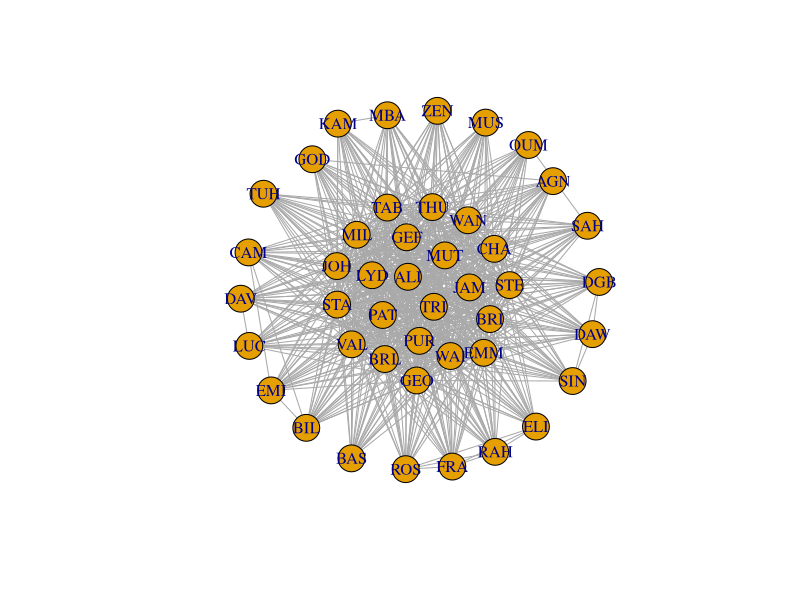
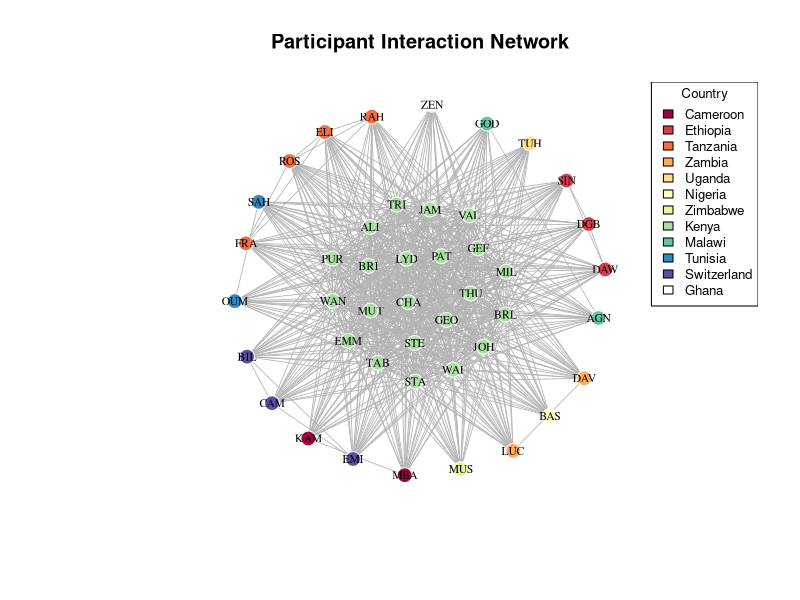
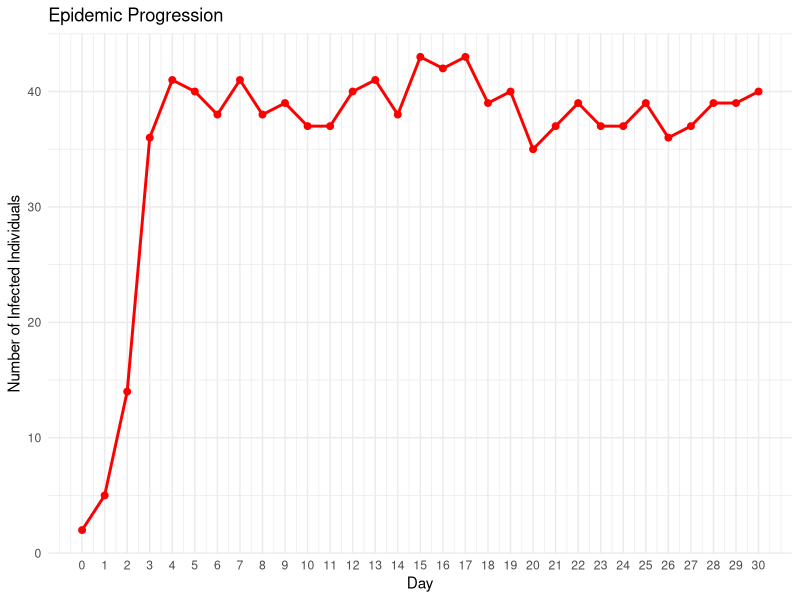
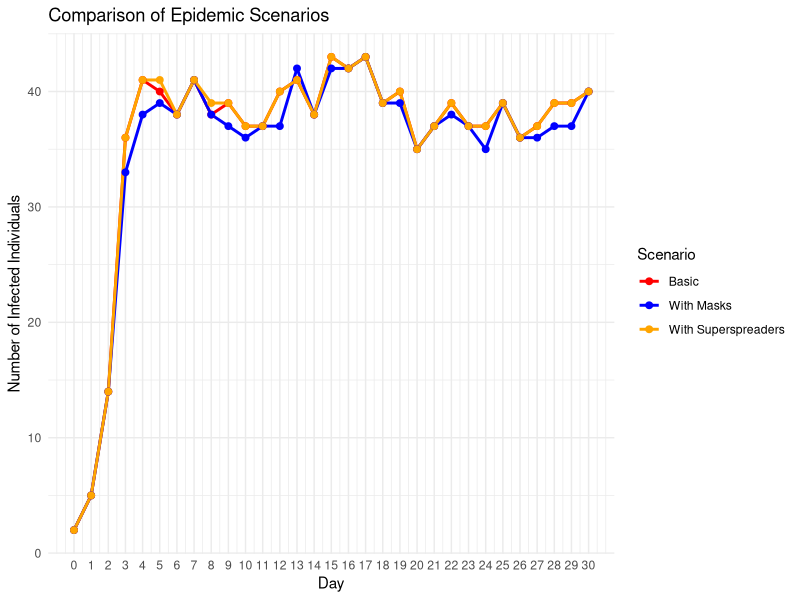
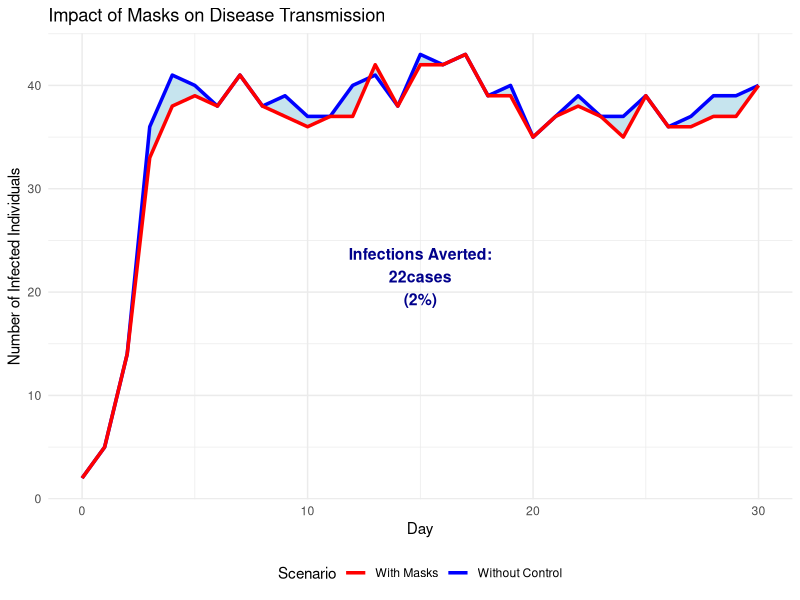
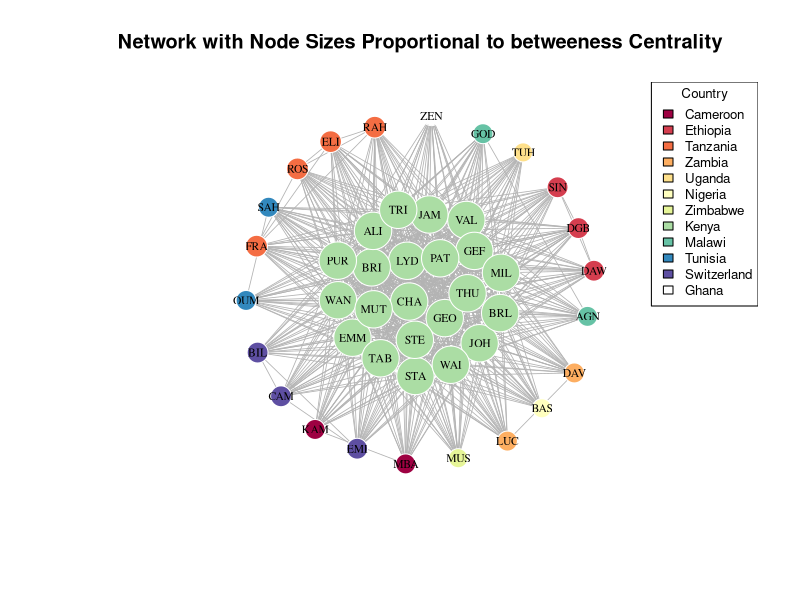
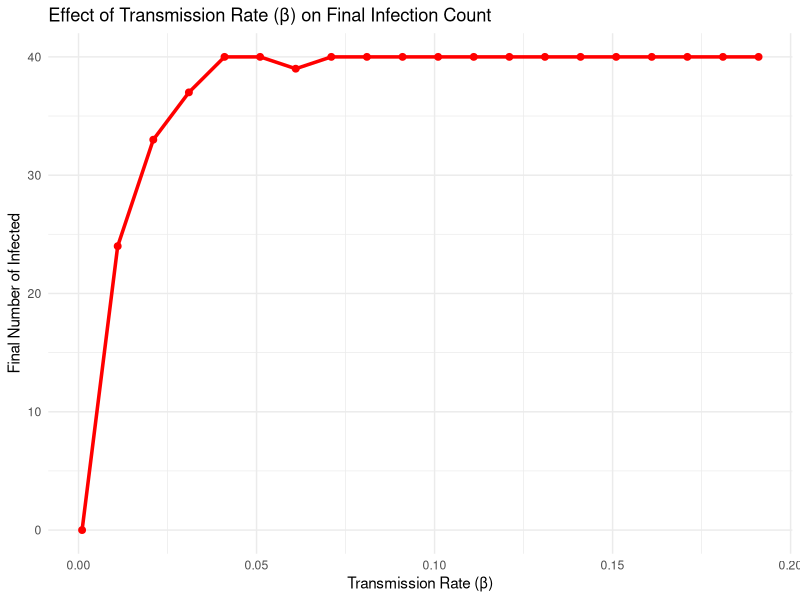
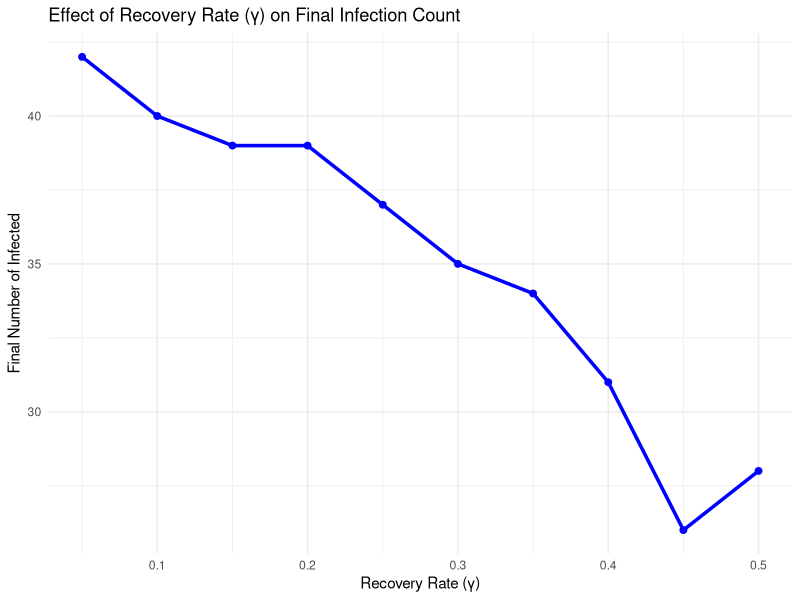

Here is the R script that generated these plots, in order:
###### The following exercise ####
##Network Analysis and SIS Epidemic Model##

####Project Description####

##This project introduces the intersection of network analysis and epidemic modeling through a hands-on exploration of disease transmission dynamics. Using a dataset of participants from various countries attending a Malaria Modelling modular program in Nairobi, Kenya, participants learn to construct social networks based on participants interaction patterns and simulate disease spread using a Susceptible-Infected-Susceptible (SIS) model.

##The project aims to demonstrate how network structure influences epidemic outcomes by modeling connections between individuals from the same countries, with Kenya serving as a hub connecting participants from different nations. The aim is to explore key epidemiological concepts including transmission rates (β), recovery rates (γ), and intervention strategies like wearing masks and identification of superspreaders.

##Through this practical exercise, participants should gain a hands-on experience with network visualization, epidemic simulation, and quantitative analysis of public health interventions. The goals is to emphasize applications by examining scenarios such as the impact of protective measures introduced mid-outbreak and the role of highly connected individuals in accelerating disease spread.

##Exercises are presented at the end of this tutorial

##############################################################################

#Packages for this work
library(igraph) # For graphs
library(ggplot2) # For plots
library(dplyr) # For manipulation
library(RColorBrewer) # For colours

##Create the dataset - participants, and their country of origin.
data <- data.frame( Participant = c("KAM", "SIN", "RAH", "DAW", "LUC", "TUH", "BAS", "MBA", "MUS", "DAV", "CHA", "EMM", "LYD", "VAL", "GOD", "AGN", "ROS", "FRA", "JAM", "DGB", "ELI", "WAN", "MUT", "GEO", "GEF", "SAH", "PAT", "TAB", "BRI", "STA", "OUM", "STE", "THU", "EMI", "CAM", "ZEN", "BIL", "JOH", "ALI", "PUR", "WAI", "MIL", "BRL", "TRI"),  Country = c("Cameroon", "Ethiopia", "Tanzania", "Ethiopia", "Zambia", "Uganda", "Nigeria", "Cameroon", "Zimbabwe", "Zambia", "Kenya", "Kenya", "Kenya", "Kenya", "Malawi", "Malawi", "Tanzania", "Tanzania", "Kenya", "Ethiopia", "Tanzania", "Kenya", "Kenya", "Kenya", "Kenya", "Tunisia", "Kenya", "Kenya", "Kenya", "Kenya", "Tunisia", "Kenya", "Kenya", "Switzerland", "Switzerland", "Ghana", "Switzerland", "Kenya", "Kenya", "Kenya", "Kenya", "Kenya", "Kenya", "Kenya"))

#####PART 1. NETWORK CONSTRUCION ####

##Remember Networks are based on matrices - adjacency matrix defines who is connected to whom.
##Create an adjacency matrix based on connection rules: 
#a) People from same country are connected; 
#b) Non-Kenyans are also connected to Kenyans. 
create_network <- function(data) {
    n <- nrow(data)
    adj_matrix <- matrix(0, n, n)
    rownames(adj_matrix) <- colnames(adj_matrix) <- data$Participant
    
    for(i in 1:n) {
        for(j in 1:n) {
            if(i != j) {
                ##Same country connect
                if(data$Country[i] == data$Country[j]) {
                    adj_matrix[i,j] <- 1
                }
                ##Non-Kenyans connect to Kenyans
                else if(data$Country[i] != "Kenya" & data$Country[j] == "Kenya") {
                    adj_matrix[i,j] <- 1
                }
                else if(data$Country[i] == "Kenya" & data$Country[j] != "Kenya") {
                    adj_matrix[i,j] <- 1
                }
            }
        }
    }
    return(adj_matrix)
}

##Create the network and add attributes - what is an attribute?

adj_matrix <- create_network(data) ### Explore the adjacency 
g <- graph_from_adjacency_matrix(adj_matrix, mode = "undirected") #What does undirected mean? How does it differ from a directed graph?

##Add attributes
V(g)$country <- data$Country
V(g)$name <- data$Participant
plot(g)
##Create and visualize the network
plot_network <- function(g, data) {
    ##Color nodes by country
    countries <- unique(data$Country)
    colors <- RColorBrewer::brewer.pal(min(length(countries), 11), "Spectral")
    country_colors <- setNames(colors[1:length(countries)], countries)
    
    ##Set vertex colors using the country attribute
    V(g)$color <- country_colors[V(g)$country]
    
    ##Set the graph layout - there are many layouts - please explore them
    set.seed(123)
    layout <- layout_with_fr(g)
  
    ##Plot
    plot(g,
         layout = layout,
         vertex.size = 8,
         vertex.label = V(g)$name,  # Explicitly use vertex names - what if you don't want to have people's names on the vertices? How would you modify this?
         vertex.label.cex = 0.7,
         vertex.label.color = "black",
         vertex.frame.color = "white",
         edge.color = "gray70",
         edge.width = 0.8,
         main = "Participant Interaction Network")
    
    ##Add legend - you can change position or text size
    legend("topright", legend = countries, fill = country_colors, cex = 0.8, title = "Country")
}

###Plot the network
plot_network(g, data)


##############################################################################
###Now you have a network - what is it showing? Why circle? Are there other things you can explore from this?

###You can stop here - and explore the network parameters - density, degree (in/out degree), betweenness and other centrality metrics.

####What type of questions can one explore with network analysis####
##What is my outcome of analysis?
# • Node-level
# • Edge-level
# • Network structure and topology (as a whole)
# • Process (sequence of events
##Outcome variables
# • Traits of nodes (e.g., Disease state)– Do nodes of different classes have different attributes?– Do connectivity and network position determine infection risk?
#   • Edge values– What determines whether two nodes are linked?– Do linked nodes share certain attributes?
#   • Network topology– What determines the structure of networks?– Does infection influence network structure?
#   • Transmission processes– Does the spread of a pathogen depend on network structure?– Simulation modeling

####Part 2 -SIS Epidemic Modelling ####
sis_model <- function(adj_matrix, beta, gamma, initial_infected, days, superspreaders = NULL, mask_day = NULL, mask_efficacy = 0.3) {
    n <- nrow(adj_matrix)
    participants <- rownames(adj_matrix)
    
    ##Initialize states: 0 = Susceptible, 1 = Infected
    states <- matrix(0, nrow = days + 1, ncol = n)
    colnames(states) <- participants
    
    ##Set initial infected
    states[1, initial_infected] <- 1
    
    ##Track daily infections for incidence calculation
    daily_new_infections <- rep(0, days + 1)
    
    ##Superspreaders - who is a suer spreader?
    ss_multiplier <- rep(1, n)
    if(!is.null(superspreaders)) {
        ss_idx <- which(participants %in% superspreaders)
        ss_multiplier[ss_idx] <- 5  # 5x transmission rate
    }
    
    for(day in 1:days) {
        current_state <- states[day, ]
        new_state <- current_state
        new_infections <- 0
        
        ##Apply Intervention - masking effect if applicable
        current_beta <- beta
        if(!is.null(mask_day) && day >= mask_day) {
            current_beta <- beta * (1 - mask_efficacy)
        }
        
        for(i in 1:n) {
            if(current_state[i] == 0) {  # If susceptible
                ##Calculate infection probability from infected neighbors
                infected_neighbors <- which(current_state == 1 & adj_matrix[i, ] == 1)
                if(length(infected_neighbors) > 0) {
                    ##Calculate total force of infection
                    total_force <- 0
                    for(neighbor in infected_neighbors) {
                        total_force <- total_force + current_beta * ss_multiplier[neighbor]
                    }
                    
                    ##Probability of infection (1 - probability of avoiding all infections)
                    prob_infection <- 1 - exp(-total_force)
                    if(runif(1) < prob_infection) {
                        new_state[i] <- 1
                        new_infections <- new_infections + 1
                    }
                }
            } else {  ##If infected
                ##Recovery
                if(runif(1) < gamma) {
                    new_state[i] <- 0
                }
            }
        }
        states[day + 1, ] <- new_state
        daily_new_infections[day + 1] <- new_infections
    }
    
    return(list(states = states, daily_new_infections = daily_new_infections))
}

###3 - SIMULATIONS

# Set parameters
beta <- 0.101
gamma <- 0.1
days <- 30

##Find participant indices
zeinabu_idx <- which(data$Participant == "ZEN")
agnes_idx <- which(data$Participant == "AGN")
initial_infected <- c("ZEN", "AGN")

##Scenario 1: Basic SIS model
set.seed(42)
result1 <- sis_model(adj_matrix, beta, gamma, initial_infected, days) #Explore

##Scenario 2: With masks from day 3
set.seed(42)
result2 <- sis_model(adj_matrix, beta, gamma, initial_infected, days, mask_day = 3)

##Scenario 3: With superspreaders
superspreaders <- c("BAS", "BIL", "MUT", "PUR") #Are these the superspreaders? Who is a superspreader? What criteria do we use to identify a superspreader? Hint: Network metrics. 
set.seed(42)
result3 <- sis_model(adj_matrix, beta, gamma, initial_infected, days, superspreaders = superspreaders)

####Part 4. ANALYSIS AND RESULTS ####

##Epidemic Results

# a) Number of infected on days 2, 4, 8
infected_day2 <- sum(result1$states[3, ])  # Day 2 (row 3, 0-indexed)
infected_day4 <- sum(result1$states[5, ])  # Day 4
infected_day5 <- sum(result1$states[5, ])  # Day 5
infected_day8 <- sum(result1$states[9, ])  # Day 8

cat("a) Number of infected individuals:\n")
cat("   Day 2:", infected_day2, "people\n")
cat("   Day 4:", infected_day4, "people\n")
cat("   Day 8:", infected_day8, "people\n\n")

# b) Incidence at day 8
incidence_day8 <- result1$daily_new_infections[5]
cat("b) Incidence on Day 5:", incidence_day8, "new infections\n\n")

# c) Infections averted with masks
infected_day5_masks <- sum(result2$states[5, ])
infections_averted <- infected_day5 - infected_day5_masks
cat("c) With masks from Day 5:\n")
cat("   Infections on Day 5 with masks:", infected_day5_masks, "\n")
cat("   Infections averted:", infections_averted, "\n\n")

# d) Network metrics
cat("d) Network Metrics:\n")

# i) Density
density_val <- edge_density(g)
cat("   i) Network density:", round(density_val, 3), "\n")

# ii) Superspreader analysis
cat("   ii) Superspreader analysis:\n")
infected_normal <- sum(result1$states[6, ])
infected_superspreaders <- sum(result3$states[6, ])
cat("       Without superspreaders: ", infected_normal, " infected\n")
cat("       With superspreaders: ", infected_superspreaders, " infected\n")
cat("       Additional infections from superspreaders: ", infected_superspreaders - infected_normal, "\n")

## iii) Effect of interaction rate changes
cat("   iii) Effect of changing interaction rates:\n")
betas <- c(0.01, 0.02, 0.03, 0.04, 0.05)
final_infected <- numeric(length(betas))

for(i in seq_along(betas)) {
    set.seed(42)
    temp_result <- sis_model(adj_matrix, betas[i], gamma, initial_infected, days)
    final_infected[i] <- sum(temp_result$states[6, ])
}

beta_results <- data.frame(Beta = betas, Final_Infected = final_infected)
print(beta_results)

####Part 5. VISUALIZATION OF EPIDEMIC PROGRESSION ####
plot_epidemic <- function(states) {
    days <- nrow(states) - 1
    infected_counts <- rowSums(states)
    
    df <- data.frame(
        Day = 0:days,
        Infected = infected_counts
    )
    
    ggplot(df, aes(x = Day, y = Infected)) +
        geom_line(color = "red", size = 1) +
        geom_point(color = "red", size = 2) +
        labs(title = "Epidemic Progression",
             x = "Day",
             y = "Number of Infected Individuals") +
        theme_minimal() +
        scale_x_continuous(breaks = 0:days)
}

##Plot epidemic progression
print(plot_epidemic(result1$states))

##Comparison plot
compare_df <- data.frame(
    Day = rep(0:days, 3),
    Infected = c(rowSums(result1$states), rowSums(result2$states), rowSums(result3$states)),
    Scenario = rep(c("Basic", "With Masks", "With Superspreaders"), each = days + 1)
)

comparison_plot <- ggplot(compare_df, aes(x = Day, y = Infected, color = Scenario)) +
    geom_line(size = 1) +
    geom_point(size = 2) +
    labs(title = "Comparison of Epidemic Scenarios",
         x = "Day",
         y = "Number of Infected Individuals") +
    theme_minimal() +
    scale_x_continuous(breaks = 0:days) +
    scale_color_manual(values = c("red", "blue", "orange"))

print(comparison_plot)

##Enhanced infections averted visualization as a shaded area
plot_infections_averted <- function(result_no_control, result_with_control, intervention_name = "Intervention") {
    days <- nrow(result_no_control$states) - 1
    
    ##Calculate infections for both scenarios
    no_control <- rowSums(result_no_control$states)
    with_control <- rowSums(result_with_control$states)
    
    ##Calculate total infections averted
    total_averted <- sum(no_control) - sum(with_control)
    percentage_averted <- round((total_averted / sum(no_control)) * 100, 1)
    
    ##Create data frame
    df <- data.frame(
        Day = 0:days,
        No_Control = no_control,
        With_Control = with_control
    )
    ##Plot
    p <- ggplot(df, aes(x = Day)) +
        ##Shaded area between curves
        geom_ribbon(aes(ymin = With_Control, ymax = No_Control),
                    fill = "lightblue", alpha = 0.7) +
        ##Lines for both scenarios
        geom_line(aes(y = No_Control, color = "Without Control"), size = 1.2) +
        geom_line(aes(y = With_Control, color = paste("With", intervention_name)), size = 1.2) +
        ##Add text annotation in shaded area
        annotate("text", x = days/2, y = max(no_control)/2, 
                 label = paste("Infections Averted:\n", total_averted, "cases\n(", percentage_averted, "%)", sep = ""), size = 4, fontface = "bold", color = "darkblue") +
        labs(title = paste("Impact of", intervention_name, "on Disease Transmission"), x = "Day", y = "Number of Infected Individuals", color = "Scenario") +
        theme_minimal() +
        scale_color_manual(values = c("red", "blue")) +
        theme(legend.position = "bottom")
    return(p)
}

##Show infections averted with masks
print(plot_infections_averted(result1, result2, "Masks"))

##Summary
cat("Network has", vcount(g), "participants and", ecount(g), "connections\n")
cat("Density:", round(density_val, 3), "- indicates a", 
    ifelse(density_val > 0.5, "highly", "moderately"), "connected network\n")

##############################################################################
##EXERCISE AND SOLUTIONS##

##Exercise 1: Network Exploration and Visualization

cat("\n=== EXERCISE 1: NETWORK EXPLORATION ===\n")

## a). Modify the network to show node sizes proportional to degree centrality
plot_network_degree <- function(g, data) {
    ##Calculate degree centrality
    betweenness<- degree(g)
    
    ##Color nodes by country
    countries <- unique(data$Country)
    colors <- RColorBrewer::brewer.pal(min(length(countries), 11), "Spectral")
    country_colors <- setNames(colors[1:length(countries)], countries)
    V(g)$color <- country_colors[V(g)$country]
    
    ##Layout
    set.seed(123)
    layout <- layout_with_fr(g)
    
    ##Plot with node sizes proportional to degree
    plot(g, 
         layout = layout,
         vertex.size = betweenness * 0.5,  # Scale degree for visibility
         vertex.label = V(g)$name,
         vertex.label.cex = 0.7,
         vertex.label.color = "black",
         vertex.frame.color = "white",
         edge.color = "gray70",
         edge.width = 0.8,
         main = "Network with Node Sizes Proportional to betweeness Centrality")
    
    legend("topright", legend = countries, fill = country_colors, cex = 0.8, title = "Country")
}

plot_network_degree(g, data)

###Exercise 1.1- What is betweenness centrality. Redraw the network with node sizes proportional to the node betweenness. How does this differ from degree centrality?

## b). Calculate and compare degree centrality for Kenya vs other countries
degrees <- degree(g)
kenya_degrees <- degrees[data$Country == "Kenya"]
other_degrees <- degrees[data$Country != "Kenya"]

cat("b) Degree Centrality Comparison:\n")
cat("   Kenya participants - Mean degree:", round(mean(kenya_degrees), 2), "\n")
cat("   Other countries - Mean degree:", round(mean(other_degrees), 2), "\n")
cat("   Kenya participants are", round(mean(kenya_degrees)/mean(other_degrees), 1), "times more connected\n\n")

##Exercise 1.2 - Calculate and compare betweenness centrality for Kenya vs other countries

## c). Identify top 3 most connected individuals
top_connected <- sort(degrees, decreasing = TRUE)[1:3]
cat("c) Top 3 most connected individuals:\n")
for(i in 1:3) {
    participant <- names(top_connected)[i]
    connections <- top_connected[i]
    country <- data$Country[data$Participant == participant]
    cat("   ", i, ".", participant, "(", country, ") -", connections, "connections\n")
}


##Exercise 1.3 - Identify least 3 connected individuals


##Exercise 2: Parameter Sensitivity Analysis

cat("\n=== EXERCISE 2: PARAMETER SENSITIVITY ===\n")

## a) & b). Run SIS model with different β values and plot
betas <- seq(0.001, 0.2, by = 0.01)
final_infected_beta <- numeric(length(betas))

for(i in seq_along(betas)) {
    set.seed(42)
    temp_result <- sis_model(adj_matrix, betas[i], gamma, initial_infected, days)
    final_infected_beta[i] <- sum(temp_result$states[days + 1, ])
}

# Plot β sensitivity
beta_df <- data.frame(Beta = betas, Final_Infected = final_infected_beta)
beta_plot <- ggplot(beta_df, aes(x = Beta, y = Final_Infected)) +
    geom_line(color = "red", size = 1.2) +
    geom_point(color = "red", size = 2) +
    labs(title = "Effect of Transmission Rate (β) on Final Infection Count",
         x = "Transmission Rate (β)",
         y = "Final Number of Infected") +
    theme_minimal()
print(beta_plot)

##Exercise 2.1 - Why does the infection plateau? What's the epidemiological phenomenon?

## c). Vary γ while keeping β constant
gammas <- seq(0.05, 0.5, by = 0.05)
final_infected_gamma <- numeric(length(gammas))

for(i in seq_along(gammas)) {
    set.seed(42)
    temp_result <- sis_model(adj_matrix, 0.4, gammas[i], initial_infected, days)
    final_infected_gamma[i] <- sum(temp_result$states[days + 1, ])
}

# Plot γ sensitivity
gamma_df <- data.frame(Gamma = gammas, Final_Infected = final_infected_gamma)
gamma_plot <- ggplot(gamma_df, aes(x = Gamma, y = Final_Infected)) +
    geom_line(color = "blue", size = 1.2) +
    geom_point(color = "blue", size = 2) +
    labs(title = "Effect of Recovery Rate (γ) on Final Infection Count",
         x = "Recovery Rate (γ)",
         y = "Final Number of Infected") +
    theme_minimal()
print(gamma_plot)

## d). Calculate R₀ and plot
R0_values <- betas / gamma  # Using gamma = 0.1
R0_df <- data.frame(Beta = betas, R0 = R0_values, Final_Infected = final_infected_beta)

R0_plot <- ggplot(R0_df, aes(x = R0, y = Final_Infected)) +
    geom_line(color = "purple", size = 1.2) +
    geom_point(color = "purple", size = 2) +
    geom_vline(xintercept = 1, linetype = "dashed", color = "red", size = 1) +
    annotate("text", x = 1.2, y = max(final_infected_beta)/2, label = "R₀ = 1\n(Threshold)", color = "red") +
    labs(title = "Basic Reproduction Number (R₀) vs Final Infections",
         x = "Basic Reproduction Number (R₀)",
         y = "Final Number of Infected") +
    theme_minimal()
print(R0_plot)

cat("d) R₀ Analysis: Epidemic threshold occurs at R₀ = 1\n")
cat("   When R₀ < 1: Disease dies out\n")
cat("   When R₀ > 1: Disease persists and spreads\n\n")

##Exercise 2.2 - What is R₀? How would you use the knowledge of R₀ for disease control? What's another way tomcalculate R₀ as Billy showed in class? 

##Exercise 3: Intervention Timing Analysis

cat("\n=== EXERCISE 3: INTERVENTION TIMING ===\n")

## a) & b). Implement masks on different days and calculate infections averted
intervention_days <- 1:6
infections_averted_list <- numeric(length(intervention_days))
mask_efficacy <- 0.4

for(i in seq_along(intervention_days)) {
    set.seed(42)
    result_mask <- sis_model(adj_matrix, beta, gamma, initial_infected, days, 
                             mask_day = intervention_days[i], mask_efficacy = mask_efficacy)
    
    # Calculate total infections over entire period
    total_no_mask <- sum(rowSums(result1$states))
    total_with_mask <- sum(rowSums(result_mask$states))
    infections_averted_list[i] <- total_no_mask - total_with_mask
}

## c). Create bar chart
timing_df <- data.frame(
    Day = intervention_days,
    Infections_Averted = infections_averted_list
)

timing_plot <- ggplot(timing_df, aes(x = factor(Day), y = Infections_Averted)) +
    geom_bar(stat = "identity", fill = "steelblue", alpha = 0.7) +
    geom_text(aes(label = Infections_Averted), vjust = -0.3) +
    labs(title = "Infections Averted by Day of Mask Intervention",
         subtitle = "Earlier intervention = More infections prevented",
         x = "Day of Intervention",
         y = "Total Infections Averted") +
    theme_minimal()
print(timing_plot)

cat("c) Intervention Timing Results:\n")
for(i in seq_along(intervention_days)) {
    cat("   Day", intervention_days[i], "intervention:", infections_averted_list[i], "infections averted\n")
}

cat("\nd) Early intervention is more effective because:\n")
cat("   - Smaller infected population to control\n")
cat("   - Prevents exponential growth phase\n")
cat("   - Delays can lead to overwhelming healthcare systems\n\n")

##Exercise 4: Superspreader Impact Assessment

cat("\n=== EXERCISE 4: SUPERSPREADER ANALYSIS ===\n")

## a). Identify top 6 most connected individuals
top6_connected <- sort(degrees, decreasing = TRUE)[1:6]
top6_names <- names(top6_connected)

cat("a) Top 6 most connected individuals:\n")
for(i in 1:6) {
    cat("   ", i, ".", top6_names[i], "-", top6_connected[i], "connections\n")
}

##Exercise 31. - Who are the top 6 most connected individuals abased on betweenness? Do they differ from those based on degree centrality? Comment on whether they are different or the same - why?

## b) & c). Compare superspreader scenarios
# Scenario 1: Top 6 most connected as superspreaders
set.seed(42)
result_ss_connected <- sis_model(adj_matrix, beta, gamma, initial_infected, days, superspreaders = top6_names)

# Scenario 2: Random 6 people as superspreaders
set.seed(123)
random_ss <- sample(data$Participant, 6)
set.seed(42)
result_ss_random <- sis_model(adj_matrix, beta, gamma, initial_infected, days, superspreaders = random_ss)

## d). Calculate superspreader effects
baseline_infections <- sum(rowSums(result1$states))
connected_ss_infections <- sum(rowSums(result_ss_connected$states))
random_ss_infections <- sum(rowSums(result_ss_random$states))

connected_effect <- round(((connected_ss_infections - baseline_infections) / baseline_infections) * 100, 1)
random_effect <- round(((random_ss_infections - baseline_infections) / baseline_infections) * 100, 1)

cat("\nb-d) Superspreader Effect Analysis:\n")
cat("   Baseline (no superspreaders):", baseline_infections, "total infections\n")
cat("   Most connected as superspreaders:", connected_ss_infections, "total infections (", connected_effect, "% increase)\n")
cat("   Random people as superspreaders:", random_ss_infections, "total infections (", random_effect, "% increase)\n")

##Exercise 3.1 - Calculate the superspreader effect based on betweenness centrality, and compare most connected as superspreader and random people as superspreader vs baseline? Do they differ from when using degree centrality?

## e). Design targeted intervention
# Target the most connected individuals for intervention (e.g., isolation)
# Simple approach: remove top 3 most connected from network
adj_matrix_targeted <- adj_matrix
top3_indices <- which(rownames(adj_matrix) %in% names(top_connected)[1:3])

# Zero out connections for top 3 (simulate isolation)
adj_matrix_targeted[top3_indices, ] <- 0
adj_matrix_targeted[, top3_indices] <- 0

set.seed(42)
result_targeted <- sis_model(adj_matrix_targeted, beta, gamma, initial_infected, days)
targeted_infections <- sum(rowSums(result_targeted$states))

cat("\ne) Targeted Intervention (Isolate top 3 connected):\n")
cat("   With targeted intervention:", targeted_infections, "total infections\n")
cat("   Infections prevented:", baseline_infections - targeted_infections, "\n")
cat("   Effectiveness:", round(((baseline_infections - targeted_infections) / baseline_infections) * 100, 1), "% reduction\n\n")

##Exercise 3.2 - How many infections are prevented if we consider betweenness centrality fo isolation? 

##Exercise 5: Network Structure Modification

cat("\n=== EXERCISE 5: NETWORK STRUCTURE COMPARISON ===\n")

## a). Create small-world network
create_small_world <- function(data, prob = 0.1) {
    n <- nrow(data)
    adj_matrix_sw <- matrix(0, n, n)
    rownames(adj_matrix_sw) <- colnames(adj_matrix_sw) <- data$Participant
    
    for(i in 1:n) {
        for(j in 1:n) {
            if(i != j && runif(1) < prob) {
                adj_matrix_sw[i,j] <- 1
            }
        }
    }
    return(adj_matrix_sw)
}

# Create small-world network
set.seed(456)
adj_matrix_sw <- create_small_world(data, 0.1)
g_sw <- graph_from_adjacency_matrix(adj_matrix_sw, mode = "undirected")

# Create random network for comparison
set.seed(789)
g_random <- erdos.renyi.game(nrow(data), edge_density(g), directed = FALSE)
V(g_random)$name <- data$Participant
adj_matrix_random <- as_adjacency_matrix(g_random, sparse = FALSE)

## b). Compare network structures
networks <- list(
    Original = list(graph = g, adj_matrix = adj_matrix),
    SmallWorld = list(graph = g_sw, adj_matrix = adj_matrix_sw),
    Random = list(graph = g_random, adj_matrix = adj_matrix_random)
)

##Run simulations on all networks
results_comparison <- list()
for(net_name in names(networks)) {
    set.seed(42)
    results_comparison[[net_name]] <- sis_model(
        networks[[net_name]]$adj_matrix, 0.4, 0.1, initial_infected, days
    )
}

##Calculate metrics
cat("b) Network Structure Comparison:\n")
for(net_name in names(networks)) {
    net_graph <- networks[[net_name]]$graph
    density <- round(edge_density(net_graph), 3)
    avg_path <- round(mean_distance(net_graph), 2)
    final_infections <- sum(results_comparison[[net_name]]$states[days + 1, ])
    
    ##Find time to peak
    daily_infections <- rowSums(results_comparison[[net_name]]$states)
    peak_day <- which.max(daily_infections) - 1
    
    cat("   ", net_name, "Network:\n")
    cat("     i) Density:", density, "\n")
    cat("     ii) Average path length:", avg_path, "\n")
    cat("     iii) Final infections:", final_infections, "\n")
    cat("     iv) Time to peak:", peak_day, "days\n\n")
}

##Visualize network structure comparison
comparison_epidemic_plot <- function(results_list) {
    all_data <- data.frame()
    
    for(net_name in names(results_list)) {
        infected_counts <- rowSums(results_list[[net_name]]$states)
        temp_df <- data.frame(
            Day = 0:days,
            Infected = infected_counts,
            Network = net_name
        )
        all_data <- rbind(all_data, temp_df)
    }
    
    ggplot(all_data, aes(x = Day, y = Infected, color = Network)) +
        geom_line(size = 1.2) +
        geom_point(size = 2) +
        labs(title = "Epidemic Progression Across Different Network Structures",
             subtitle = "Impact of network topology on disease spread",
             x = "Day",
             y = "Number of Infected Individuals") +
        theme_minimal() +
        scale_color_manual(values = c("red", "blue", "green")) +
        theme(legend.position = "bottom")
}

print(comparison_epidemic_plot(results_comparison))

##############################################################################
##FINAL EPIDEMIOLOGICAL QUESTION##

##Exercise 4 - General Epidemiological Modelling Questions


cat("\n=== EPIDEMIOLOGICAL RESEARCH QUESTION ===\n")

##Exercise 4.1 -  Read the following 
cat("Based on your analysis, answer the following research question:\n\n")
cat("QUESTION: You are a public health official planning intervention strategies\n")
cat("for a respiratory disease outbreak in a diverse international community.\n")
cat("Given limited resources, you must choose ONE of the following strategies:\n\n")

cat("Strategy A: Implement universal masking for everyone starting on Day 3\n")
cat("Strategy B: Identify and isolate the top 3 most connected individuals immediately\n")
cat("Strategy C: Implement random testing and isolation of 6 individuals on Day 1\n\n")

###############################################################################
####END OF Questiions - BONUS IMPLEMENTATION BELOW
###############################################################################


###Calculate effectiveness of each strategy
cat("ANALYSIS TO SUPPORT YOUR DECISION:\n")

###Strategy A: Universal masking from Day 3
set.seed(42)
strategy_A <- sis_model(adj_matrix, beta, gamma, initial_infected, days, mask_day = 3, mask_efficacy = 0.4)
infections_A <- sum(rowSums(strategy_A$states))

##Strategy B: Isolate top 3 connected (already calculated above)
infections_B <- targeted_infections

##Strategy C: Random isolation of 6 people
adj_matrix_random_isolation <- adj_matrix
set.seed(999)
random_isolated <- sample(1:nrow(adj_matrix), 6)
adj_matrix_random_isolation[random_isolated, ] <- 0
adj_matrix_random_isolation[, random_isolated] <- 0

set.seed(42)
strategy_C <- sis_model(adj_matrix_random_isolation, beta, gamma, initial_infected, days)
infections_C <- sum(rowSums(strategy_C$states))

baseline_total <- sum(rowSums(result1$states))

cat("Baseline (no intervention):", baseline_total, "total infections\n")
cat("Strategy A (Universal masks Day 3):", infections_A, "total infections -", 
    round(((baseline_total - infections_A)/baseline_total)*100, 1), "% reduction\n")
cat("Strategy B (Isolate top 3 connected):", infections_B, "total infections -", 
    round(((baseline_total - infections_B)/baseline_total)*100, 1), "% reduction\n")
cat("Strategy C (Random isolation of 6):", infections_C, "total infections -", 
    round(((baseline_total - infections_C)/baseline_total)*100, 1), "% reduction\n\n")

# Visual comparison of strategies
strategy_comparison <- data.frame(
    Day = rep(0:days, 4),
    Infected = c(rowSums(result1$states), rowSums(strategy_A$states), 
                 rowSums(result_targeted$states), rowSums(strategy_C$states)),
    Strategy = rep(c("No Intervention", "Universal Masks (Day 3)", 
                     "Isolate Top 3 Connected", "Random Isolation (6 people)"), 
                   each = days + 1)
)

strategy_plot <- ggplot(strategy_comparison, aes(x = Day, y = Infected, color = Strategy)) +
    geom_line(size = 1.2) +
    geom_point(size = 1.5) +
    labs(title = "Comparison of Public Health Intervention Strategies",
         subtitle = "Which strategy would you choose and why?",
         x = "Day",
         y = "Number of Infected Individuals") +
    theme_minimal() +
    scale_color_manual(values = c("red", "blue", "green", "orange")) +
    theme(legend.position = "bottom")

print(strategy_plot)

cat("DISCUSSION POINTS FOR PARTICPANTS:\n")
cat("1. Which strategy is most effective in reducing total infections?\n")
cat("2. Consider the practical feasibility of each strategy:\n")
cat("   - Cost and resource requirements\n")
cat("   - Community acceptance and compliance\n")
cat("   - Ethical considerations\n")
cat("   - Speed of implementation\n\n")

cat("3. How might the effectiveness change if:\n")
cat("   - The outbreak started with more initial cases?\n")
cat("   - The transmission rate (β) was higher?\n")
cat("   - The recovery rate (γ) was lower?\n\n")

cat("4. What additional information would help you make a better decision?\n")
cat("5. How does network structure influence the success of different strategies?\n\n")

cat("BONUS ANALYSIS: Cost-Effectiveness\n")
cat("Assume costs: Universal masking = $1000, Isolation = $500/person\n")
infections_prevented_A <- baseline_total - infections_A
infections_prevented_B <- baseline_total - infections_B
infections_prevented_C <- baseline_total - infections_C

cost_A <- 1000
cost_B <- 3 * 500  # 3 people isolated
cost_C <- 6 * 500  # 6 people isolated

cost_effectiveness_A <- round(cost_A / infections_prevented_A, 0)
cost_effectiveness_B <- round(cost_B / infections_prevented_B, 0)
cost_effectiveness_C <- round(cost_C / infections_prevented_C, 0)

cat("Cost per infection prevented:\n")
cat("Strategy A: $", cost_effectiveness_A, " per infection prevented\n")
cat("Strategy B: $", cost_effectiveness_B, " per infection prevented\n")
cat("Strategy C: $", cost_effectiveness_C, " per infection prevented\n\n")

cat("=== SUMMARY FOR REFLECTION ===\n")
cat("This exercise demonstrates key epidemiological principles:\n")
cat("• Network structure critically influences disease transmission\n")
cat("• Early intervention is more effective than delayed action\n")
cat("• Targeted interventions can be more efficient than broad measures\n")
cat("• Public health decisions require balancing effectiveness, cost, and feasibility\n")
cat("• Mathematical modeling helps evaluate intervention strategies before implementation\n\n")

##############################################################################
